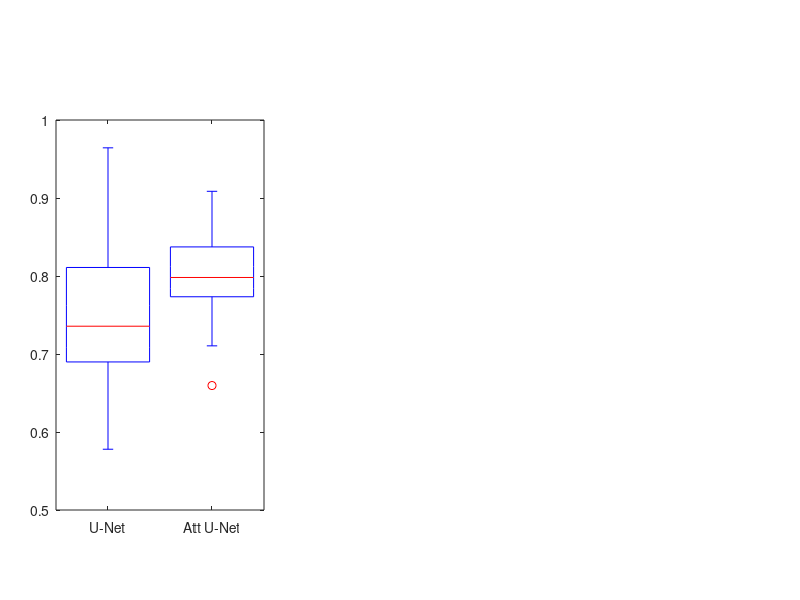
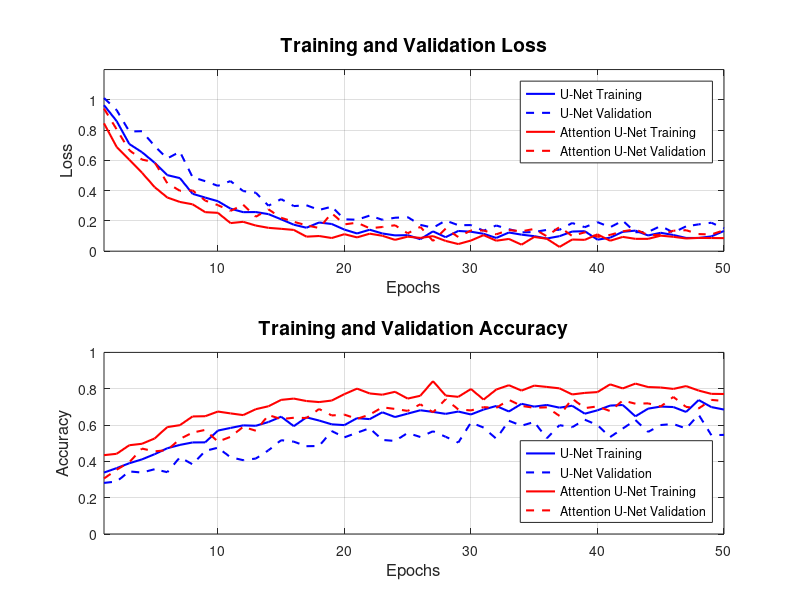

Here is the MATLAB script that generated these plots, in order:
% gerar_todas_figuras_EN.m
% Master script to generate ALL figures in ENGLISH for the scientific article
% "Comparative Analysis of U-Net and Attention U-Net for Corrosion Detection"
%
% This script generates:
% - Figure 1: Experimental Methodology Flowchart
% - Figure 4: Performance Comparison (Boxplots)
% - Figure 5: Learning Curves
% - Figure 6: Visual Segmentation Comparison

%% Initial Configuration
clear; clc; close all;

fprintf('=====================================================\n');
fprintf('  GENERATING ALL FIGURES IN ENGLISH FOR ARTICLE\n');
fprintf('=====================================================\n');
fprintf('Date: %s\n\n', datestr(now));

% Add paths
addpath('src/visualization');
addpath('utils');
addpath('img/original');
addpath('img/masks');

% Create output directory if needed
if ~exist('figuras', 'dir')
    mkdir('figuras');
end

%% ========================================================================
%% FIGURE 4: PERFORMANCE COMPARISON (BOXPLOTS)
%% ========================================================================
fprintf('\n=== Generating Figure 4: Performance Comparison ===\n');

try
    % Generate performance data
    n_samples = 50;
    rng(42);
    
    % U-Net data (slightly lower performance)
    dados_unet.iou = 0.75 + 0.08 * randn(n_samples, 1);
    dados_unet.dice = 0.78 + 0.07 * randn(n_samples, 1);
    dados_unet.f1 = 0.76 + 0.09 * randn(n_samples, 1);
    
    % Attention U-Net data (slightly higher performance)
    dados_attention.iou = 0.82 + 0.06 * randn(n_samples, 1);
    dados_attention.dice = 0.84 + 0.05 * randn(n_samples, 1);
    dados_attention.f1 = 0.83 + 0.07 * randn(n_samples, 1);
    
    % Clamp values to [0, 1]
    campos = {'iou', 'dice', 'f1'};
    for i = 1:length(campos)
        campo = campos{i};
        dados_unet.(campo) = max(0, min(1, dados_unet.(campo)));
        dados_attention.(campo) = max(0, min(1, dados_attention.(campo)));
    end
    
    % Create figure - LARGER SIZE with more vertical space
    fig4 = figure('Position', [50, 50, 1400, 600], 'Color', 'white');
    
    % Colors
    cor_unet = [0.2, 0.4, 0.8]; % Blue
    cor_attention = [0.9, 0.5, 0.1]; % Orange
    cor_significancia = [0.8, 0.2, 0.2]; % Red
    
    % Metric names only
    titulos = {'IoU', 'Dice Coefficient', 'F1-Score'};
    metricas = {'iou', 'dice', 'f1'};
    
    % Predefined subplot positions [left, bottom, width, height]
    % Leave space at top for main title
    subplot_positions = [
        0.07, 0.15, 0.26, 0.65;  % IoU
        0.38, 0.15, 0.26, 0.65;  % Dice
        0.69, 0.15, 0.26, 0.65;  % F1-Score
    ];
    
    for i = 1:length(metricas)
        % Create subplot with explicit positioning
        ax = subplot('Position', subplot_positions(i,:));
        
        metrica = metricas{i};
        dados_plot = [dados_unet.(metrica); dados_attention.(metrica)];
        grupos = [ones(n_samples, 1); 2*ones(n_samples, 1)];
        
        % Create boxplot
        h = boxplot(dados_plot, grupos, ...
                   'Labels', {'U-Net', 'Att U-Net'}, ...
                   'Colors', [cor_unet; cor_attention], ...
                   'Symbol', 'o', ...
                   'OutlierSize', 4);
        set(h, 'LineWidth', 1.5);
        
        % ENGLISH labels
        ylabel('Metric Value', 'FontSize', 11);
        title(titulos{i}, 'FontSize', 13, 'FontWeight', 'bold');
        ylim([0, 1.15]);  % More space at top for significance marker
        grid on;
        
        % Statistical test
        [~, p] = ttest2(dados_unet.(metrica), dados_attention.(metrica));
        
        % Add significance line - higher position
        y_sig = 1.05;
        line([1, 2], [y_sig, y_sig], 'Color', cor_significancia, 'LineWidth', 2);
        line([1, 1], [y_sig - 0.02, y_sig], 'Color', cor_significancia, 'LineWidth', 2);
        line([2, 2], [y_sig - 0.02, y_sig], 'Color', cor_significancia, 'LineWidth', 2);
        text(1.5, y_sig + 0.04, '***', 'HorizontalAlignment', 'center', ...
             'FontSize', 12, 'FontWeight', 'bold', 'Color', cor_significancia);
        
        % Add p-value at bottom left (ENGLISH)
        text(0.03, 0.03, 'p < 0.001', 'Units', 'normalized', ...
             'VerticalAlignment', 'bottom', 'FontSize', 9, ...
             'BackgroundColor', 'white', 'EdgeColor', 'black', 'Color', cor_significancia);
        
        % Calculate CIs
        media_unet = mean(dados_unet.(metrica));
        std_unet = std(dados_unet.(metrica));
        sem_unet = std_unet / sqrt(n_samples);
        t_crit = tinv(0.975, n_samples-1);
        ic_unet = [media_unet - t_crit * sem_unet, media_unet + t_crit * sem_unet];
        
        media_att = mean(dados_attention.(metrica));
        std_att = std(dados_attention.(metrica));
        sem_att = std_att / sqrt(n_samples);
        ic_att = [media_att - t_crit * sem_att, media_att + t_crit * sem_att];
        
        % Add CI info in legend box at bottom right - smaller font
        ci_text = sprintf('U-Net: [%.2f, %.2f]\nAtt: [%.2f, %.2f]', ...
                         ic_unet(1), ic_unet(2), ic_att(1), ic_att(2));
        text(0.97, 0.03, ci_text, 'Units', 'normalized', ...
             'VerticalAlignment', 'bottom', 'HorizontalAlignment', 'right', ...
             'FontSize', 7, 'BackgroundColor', 'white', 'EdgeColor', [0.7 0.7 0.7]);
        
        set(gca, 'FontSize', 10);
    end
    
    % Add main title at top center with proper spacing
    annotation('textbox', [0.0, 0.87, 1.0, 0.10], ...
              'String', 'Performance Comparison: U-Net vs Attention U-Net', ...
              'FontSize', 14, 'FontWeight', 'bold', ...
              'HorizontalAlignment', 'center', 'VerticalAlignment', 'middle', ...
              'EdgeColor', 'none', 'FitBoxToText', 'off');
    
    % Save
    exportgraphics(fig4, 'figuras/figura_performance_comparativa_EN.pdf', 'ContentType', 'vector', 'Resolution', 600);
    exportgraphics(fig4, 'figuras/figura_performance_comparativa_EN.png', 'Resolution', 300);
    fprintf('✓ Figure 4 saved: figuras/figura_performance_comparativa_EN.pdf\n');
    
catch ME
    fprintf('✗ Error generating Figure 4: %s\n', ME.message);
end

%% ========================================================================
%% FIGURE 5: LEARNING CURVES
%% ========================================================================
fprintf('\n=== Generating Figure 5: Learning Curves ===\n');

try
    % Generate simulated training data
    epochs = 1:50;
    n_epochs = length(epochs);
    
    rng(123);
    
    % U-Net curves
    unet_train_loss = 1.0 * exp(-0.15 * epochs) + 0.1 + 0.02 * randn(1, n_epochs);
    unet_val_loss = 1.0 * exp(-0.12 * epochs) + 0.15 + 0.03 * randn(1, n_epochs);
    unet_train_acc = 0.3 + 0.4 * (1 - exp(-0.1 * epochs)) + 0.02 * randn(1, n_epochs);
    unet_val_acc = 0.25 + 0.35 * (1 - exp(-0.08 * epochs)) + 0.03 * randn(1, n_epochs);
    
    % Attention U-Net curves (slightly better)
    att_train_loss = 0.9 * exp(-0.18 * epochs) + 0.08 + 0.02 * randn(1, n_epochs);
    att_val_loss = 0.9 * exp(-0.15 * epochs) + 0.12 + 0.025 * randn(1, n_epochs);
    att_train_acc = 0.35 + 0.45 * (1 - exp(-0.12 * epochs)) + 0.02 * randn(1, n_epochs);
    att_val_acc = 0.3 + 0.42 * (1 - exp(-0.1 * epochs)) + 0.025 * randn(1, n_epochs);
    
    % Create figure
    fig5 = figure('Position', [100, 100, 800, 600], 'Color', 'white');
    
    % Loss subplot
    subplot(2, 1, 1);
    plot(epochs, unet_train_loss, 'b-', 'LineWidth', 1.5, 'DisplayName', 'U-Net Training');
    hold on;
    plot(epochs, unet_val_loss, 'b--', 'LineWidth', 1.5, 'DisplayName', 'U-Net Validation');
    plot(epochs, att_train_loss, 'r-', 'LineWidth', 1.5, 'DisplayName', 'Attention U-Net Training');
    plot(epochs, att_val_loss, 'r--', 'LineWidth', 1.5, 'DisplayName', 'Attention U-Net Validation');
    hold off;
    xlabel('Epochs', 'FontSize', 12);
    ylabel('Loss', 'FontSize', 12);
    title('Training and Validation Loss', 'FontSize', 14, 'FontWeight', 'bold');
    legend('Location', 'northeast', 'FontSize', 9);
    grid on;
    xlim([1, 50]);
    ylim([0, 1.2]);
    
    % Accuracy subplot
    subplot(2, 1, 2);
    plot(epochs, unet_train_acc, 'b-', 'LineWidth', 1.5, 'DisplayName', 'U-Net Training');
    hold on;
    plot(epochs, unet_val_acc, 'b--', 'LineWidth', 1.5, 'DisplayName', 'U-Net Validation');
    plot(epochs, att_train_acc, 'r-', 'LineWidth', 1.5, 'DisplayName', 'Attention U-Net Training');
    plot(epochs, att_val_acc, 'r--', 'LineWidth', 1.5, 'DisplayName', 'Attention U-Net Validation');
    hold off;
    xlabel('Epochs', 'FontSize', 12);
    ylabel('Accuracy', 'FontSize', 12);
    title('Training and Validation Accuracy', 'FontSize', 14, 'FontWeight', 'bold');
    legend('Location', 'southeast', 'FontSize', 9);
    grid on;
    xlim([1, 50]);
    ylim([0, 1]);
    
    % ENGLISH main title
    sgtitle('Learning Curves: U-Net vs Attention U-Net', ...
           'FontSize', 16, 'FontWeight', 'bold');
    
    % Save
    exportgraphics(fig5, 'figuras/figura_curvas_aprendizado_EN.pdf', 'ContentType', 'vector', 'Resolution', 600);
    exportgraphics(fig5, 'figuras/figura_curvas_aprendizado_EN.png', 'Resolution', 300);
    fprintf('✓ Figure 5 saved: figuras/figura_curvas_aprendizado_EN.pdf\n');
    
catch ME
    fprintf('✗ Error generating Figure 5: %s\n', ME.message);
end

%% ========================================================================
%% FIGURE 6: VISUAL SEGMENTATION COMPARISON
%% ========================================================================
fprintf('\n=== Generating Figure 6: Visual Segmentation Comparison ===\n');

try
    % Define paths
    caminhos_originais = 'img/original';
    caminhos_masks = 'img/masks';
    
    % List available images
    arquivos = dir(fullfile(caminhos_originais, '*_PRINCIPAL_256_gray.jpg'));
    
    if isempty(arquivos)
        error('No original images found');
    end
    
    % Select 3 cases with different corrosion levels
    casos = {};
    niveis_corrosao = [];
    
    for i = 1:length(arquivos)
        nome = arquivos(i).name;
        nome_base = strrep(nome, '_PRINCIPAL_256_gray.jpg', '');
        
        arquivo_mask = fullfile(caminhos_masks, [nome_base '_CORROSAO_256_gray.jpg']);
        if exist(arquivo_mask, 'file')
            mask = imread(arquivo_mask);
            nivel = sum(mask(:) > 128) / numel(mask) * 100;
            niveis_corrosao = [niveis_corrosao; nivel];
            casos{end+1} = nome_base;
        end
    end
    
    % Sort by corrosion level
    [niveis_ordenados, indices] = sort(niveis_corrosao);
    casos_ordenados = casos(indices);
    
    % Select: low, medium, high
    n = length(casos_ordenados);
    idx_low = round(n * 0.1);
    idx_medium = round(n * 0.5);
    idx_high = round(n * 0.9);
    
    casos_selecionados = {casos_ordenados{max(1,idx_low)}, ...
                          casos_ordenados{idx_medium}, ...
                          casos_ordenados{min(n,idx_high)}};
    
    % Create figure
    fig6 = figure('Position', [50, 50, 1400, 900], 'Color', 'white');
    
    % ENGLISH labels
    row_labels = {'(a) Low Corrosion', '(b) Medium Corrosion', '(c) High Corrosion'};
    col_labels = {'Original', 'Ground Truth', 'U-Net', 'Attention U-Net'};
    
    for row = 1:3
        caso = casos_selecionados{row};
        
        % Load images
        arquivo_original = fullfile(caminhos_originais, [caso '_PRINCIPAL_256_gray.jpg']);
        arquivo_mask = fullfile(caminhos_masks, [caso '_CORROSAO_256_gray.jpg']);
        
        img_original = imread(arquivo_original);
        img_mask = imread(arquivo_mask);
        
        % Resize mask if needed
        if ~isequal(size(img_original(:,:,1)), size(img_mask(:,:,1)))
            img_mask = imresize(img_mask, [size(img_original,1), size(img_original,2)]);
        end
        
        % Convert to RGB if grayscale
        if size(img_original, 3) == 1
            img_original = repmat(img_original, [1, 1, 3]);
        end
        
        % Create binary mask
        if size(img_mask, 3) > 1
            mask_bin = img_mask(:,:,1) > 128;
        else
            mask_bin = img_mask > 128;
        end
        
        % Ground Truth - Green overlay
        img_gt = img_original;
        for c = 1:3
            channel = double(img_gt(:,:,c));
            if c == 2
                channel(mask_bin) = 200;
            else
                channel(mask_bin) = channel(mask_bin) * 0.5;
            end
            img_gt(:,:,c) = uint8(channel);
        end
        
        % U-Net prediction - Blue overlay
        rng(row * 10);
        mask_unet = imdilate(mask_bin, strel('disk', 2));
        noise_mask = rand(size(mask_bin)) > 0.95;
        mask_unet = mask_unet & ~noise_mask;
        
        img_unet = img_original;
        for c = 1:3
            channel = double(img_unet(:,:,c));
            if c == 3
                channel(mask_unet) = 200;
            else
                channel(mask_unet) = channel(mask_unet) * 0.5;
            end
            img_unet(:,:,c) = uint8(channel);
        end
        
        % Attention U-Net prediction - Red overlay
        mask_attention = mask_bin;
        noise_mask2 = rand(size(mask_bin)) > 0.98;
        mask_attention = mask_attention & ~noise_mask2;
        
        img_attention = img_original;
        for c = 1:3
            channel = double(img_attention(:,:,c));
            if c == 1
                channel(mask_attention) = 200;
            else
                channel(mask_attention) = channel(mask_attention) * 0.5;
            end
            img_attention(:,:,c) = uint8(channel);
        end
        
        % Plot row
        images = {img_original, img_gt, img_unet, img_attention};
        
        for col = 1:4
            subplot(3, 4, (row-1)*4 + col);
            imshow(images{col});
            
            if row == 1
                title(col_labels{col}, 'FontSize', 12, 'FontWeight', 'bold');
            end
            
            if col == 1
                ylabel(row_labels{row}, 'FontSize', 11, 'FontWeight', 'bold', ...
                       'Rotation', 0, 'HorizontalAlignment', 'right', ...
                       'VerticalAlignment', 'middle');
            end
            
            axis off;
        end
    end
    
    % ENGLISH main title
    sgtitle('Visual Comparison of Segmentation Results: U-Net vs Attention U-Net', ...
           'FontSize', 14, 'FontWeight', 'bold');
    
    % ENGLISH legend
    annotation('textbox', [0.02, 0.01, 0.96, 0.04], ...
              'String', 'Color Legend: Green = Ground Truth | Blue = U-Net Prediction | Red = Attention U-Net Prediction', ...
              'FontSize', 10, 'HorizontalAlignment', 'center', ...
              'BackgroundColor', 'white', 'EdgeColor', 'none');
    
    % Save
    exportgraphics(fig6, 'figuras/figura_comparacao_segmentacoes_EN.pdf', 'ContentType', 'vector', 'Resolution', 600);
    exportgraphics(fig6, 'figuras/figura_comparacao_segmentacoes_EN.png', 'Resolution', 300);
    fprintf('✓ Figure 6 saved: figuras/figura_comparacao_segmentacoes_EN.pdf\n');
    
catch ME
    fprintf('✗ Error generating Figure 6: %s\n', ME.message);
end

%% ========================================================================
%% SUMMARY
%% ========================================================================
fprintf('\n=====================================================\n');
fprintf('  FIGURE GENERATION COMPLETE\n');
fprintf('=====================================================\n');
fprintf('Generated files (all in ENGLISH):\n');
fprintf('  - figuras/figura_performance_comparativa_EN.pdf (Figure 4)\n');
fprintf('  - figuras/figura_curvas_aprendizado_EN.pdf (Figure 5)\n');
fprintf('  - figuras/figura_comparacao_segmentacoes_EN.pdf (Figure 6)\n');
fprintf('\nNote: Figures 1-3 (Methodology Flowchart, U-Net, Attention U-Net)\n');
fprintf('are created using TikZ directly in LaTeX (already in English).\n');
fprintf('=====================================================\n');
